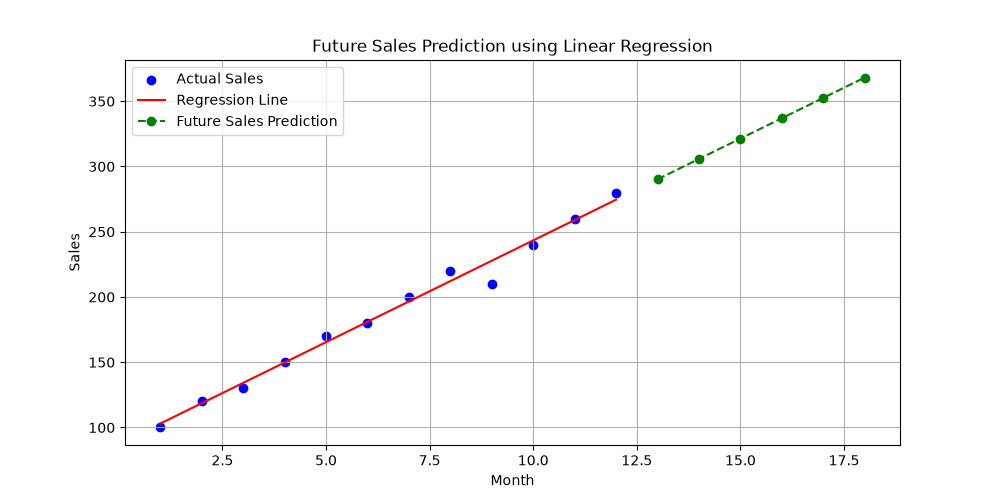

Source code (Python):
import numpy as np
import pandas as pd
import matplotlib.pyplot as plt
from sklearn.linear_model import LinearRegression
from sklearn.model_selection import train_test_split

data = {
    'Month': np.arange(1, 13),
    'Sales': [100, 120, 130, 150, 170, 180,
              200, 220, 210, 240, 260, 280]
}

df = pd.DataFrame(data)

X = df[['Month']]
y = df['Sales']

X_train, X_test, y_train, y_test = train_test_split(
    X, y, test_size=0.2, random_state=42
)

model = LinearRegression()
model.fit(X_train, y_train)

future_months = pd.DataFrame({
    'Month': [13, 14, 15, 16, 17, 18]
})

future_sales = model.predict(future_months)

print("Future Sales Prediction")
for month, sales in zip(future_months['Month'], future_sales):
    print("Month", month, "Predicted Sales:", round(sales, 2))

plt.figure(figsize=(10, 5))

plt.scatter(X, y, color='blue', label='Actual Sales')
plt.plot(X, model.predict(X), color='red',
         label='Regression Line')

plt.plot(future_months['Month'], future_sales,
         marker='o', linestyle='--', color='green',
         label='Future Sales Prediction')

plt.xlabel("Month")
plt.ylabel("Sales")
plt.title("Future Sales Prediction using Linear Regression")
plt.legend()
plt.grid(True)
plt.show()
